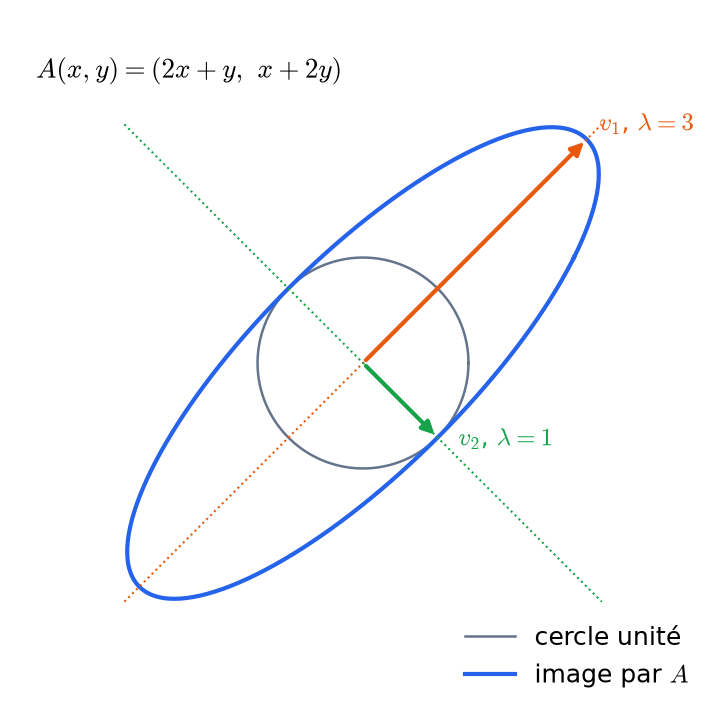

Python code for this plot:
"""Image du cercle unité par A(x,y) = (2x+y, x+2y) : les directions propres sont simplement dilatées (×3 et ×1)."""
import numpy as np
import matplotlib.pyplot as plt
from _style import BLUE, GREEN, GREY, ORANGE, vector

A = np.array([[2.0, 1.0], [1.0, 2.0]])
t = np.linspace(0, 2 * np.pi, 300)
circle = np.vstack([np.cos(t), np.sin(t)])
image = A @ circle
fig, ax = plt.subplots(figsize=(5.5, 5.0))
ax.plot(circle[0], circle[1], color=GREY, lw=1.2, label="cercle unité")
ax.plot(image[0], image[1], color=BLUE, lw=2, label=r"image par $A$")
v1 = np.array([1, 1]) / np.sqrt(2)
v2 = np.array([1, -1]) / np.sqrt(2)
for v, lam, color, name in ((v1, 3, ORANGE, r"$v_1$, $\lambda=3$"), (v2, 1, GREEN, r"$v_2$, $\lambda=1$")):
    ax.plot([-3.2 * v[0], 3.2 * v[0]], [-3.2 * v[1], 3.2 * v[1]], ":", color=color, lw=1)
    vector(ax, (0, 0), lam * v, color=color, label=name, offset=(6, 4) if lam == 3 else (10, -4))
ax.text(-3.1, 2.7, r"$A(x,y)=(2x+y,\ x+2y)$", fontsize=13)
ax.legend(loc="lower right", frameon=False)
ax.set_xlim(-3.3, 3.3)
ax.set_ylim(-3.3, 3.3)
ax.set_aspect("equal")
ax.axis("off")
